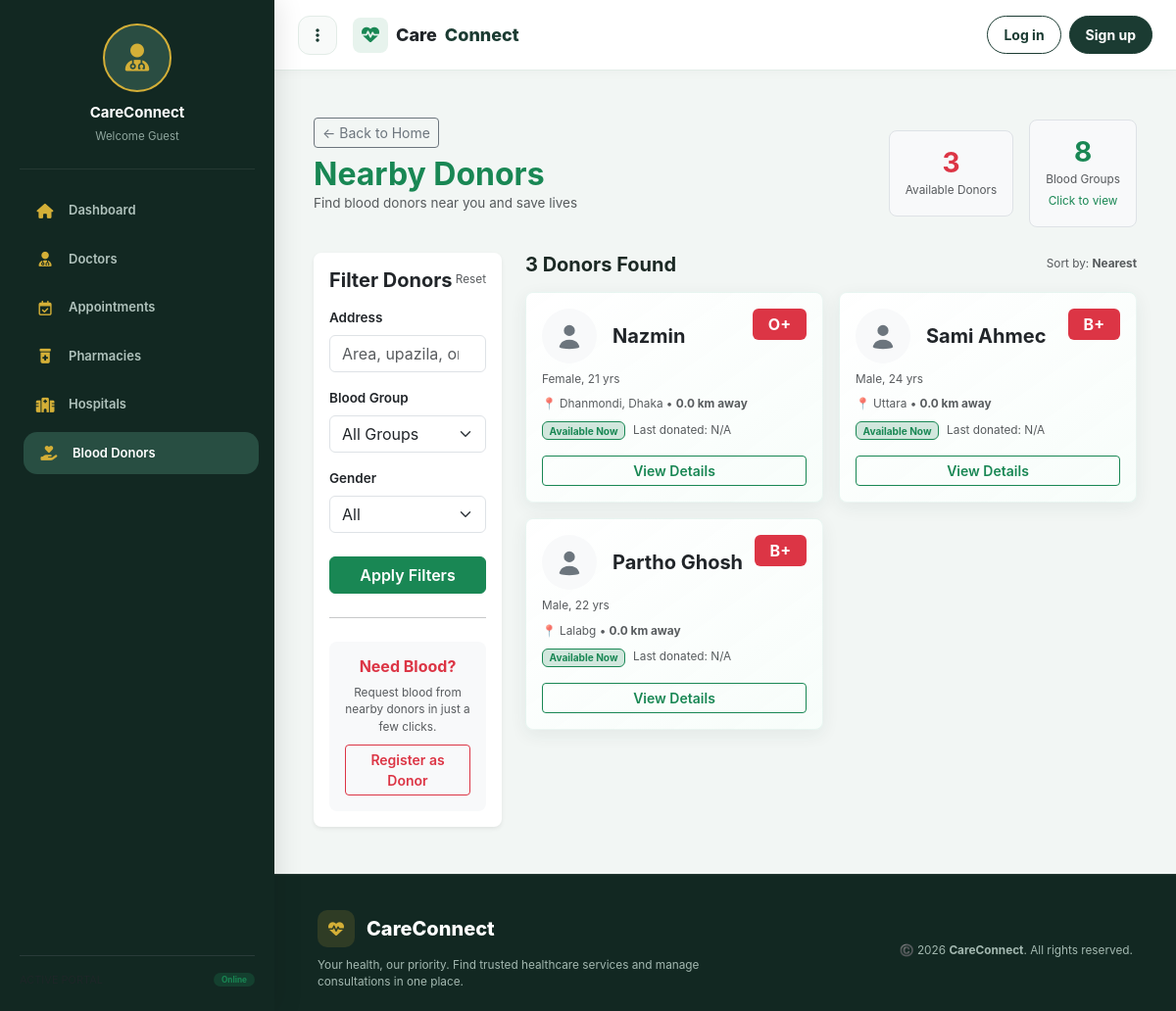
The page /donors/nearby/ on the database its author committed.
### donors/models.py (models this page shows, shortened)
class Donor(models.Model):
    GENDER_CHOICES = [
        ('Male', 'Male'),
        ('Female', 'Female'),
        ('Other', 'Other'),
    ]
    BLOOD_GROUP_CHOICES = [
        ('A+', 'A+'), ('A-', 'A-'),
        ('B+', 'B+'), ('B-', 'B-'),
        ('AB+', 'AB+'), ('AB-', 'AB-'),
        ('O+', 'O+'), ('O-', 'O-'),
    ]
    user = models.OneToOneField(User, on_delete=models.CASCADE, null=True, blank=True)
    full_name = models.CharField(max_length=100)
    profile_photo = models.ImageField(
        upload_to='donor_photos/',
        blank=True,
        null=True,
    )
    age = models.IntegerField(null=True, blank=True)
    gender = models.CharField(max_length=10, choices=GENDER_CHOICES)
    blood_group = models.CharField(max_length=5, choices=BLOOD_GROUP_CHOICES)
    email = models.EmailField(blank=True, null=True)
    phone_number = models.CharField(max_length=15)
    whatsapp_number = models.CharField(max_length=15, blank=True, null=True)
    about_me = models.TextField(blank=True, null=True)
    languages = models.CharField(max_length=200, blank=True, null=True)
    district = models.CharField(max_length=100)
    upazila = models.CharField(max_length=100, blank=True, null=True)
    area = models.CharField(max_length=100)
    occupation = models.CharField(max_length=100, blank=True, null=True)
    last_donated = models.DateField(null=True, blank=True)
    is_available = models.BooleanField(default=True)
    latitude = models.FloatField(default=23.7461)  # Default: Dhanmondi, Dhaka
    longitude = models.FloatField(default=90.3742)
    created_at = models.DateTimeField(auto_now_add=True)

### donors/views.py (the view)
# urls.py: path('nearby/', views.nearby_donors, name='nearby_donors'),
def nearby_donors(request):
    blood_group = request.GET.get('blood_group', '')
    gender = request.GET.get('gender', '')
    address = request.GET.get('address', '').strip()
    try:
        user_lat = float(request.GET.get('lat', 23.7461))
        user_lng = float(request.GET.get('lng', 90.3742))
        radius = float(request.GET.get('radius', 20050.0))
    except ValueError:
        user_lat, user_lng, radius = 23.7461, 90.3742, 10.0
    donors = Donor.objects.filter(is_available=True)
    available_donors_count = donors.count()
    if blood_group and blood_group != 'All Groups':
        donors = donors.filter(blood_group=blood_group)
    if gender and gender != 'All':
        donors = donors.filter(gender=gender)
    if address:
        donors = donors.filter(
            Q(area__icontains=address)
            | Q(upazila__icontains=address)
            | Q(district__icontains=address)
        )
    donor_list = []
    for donor in donors:
        dist = calculate_distance(user_lat, user_lng, donor.latitude, donor.longitude)
        if dist <= radius:
            donor.distance = round(dist, 1)
            donor_list.append(donor)
    donor_list.sort(key=lambda x: x.distance)
    context = {
        'donors': donor_list,
        'user_lat': user_lat,
        'user_lng': user_lng,
        'radius': radius,
        'total_donors': len(donor_list),
        'available_donors_count': available_donors_count,
        'selected_blood_group': blood_group,
        'selected_gender': gender,
        'selected_address': address,
    }
    return render(request, 'donors/nearby_donors.html', context)

### donors/views.py (called while the page is built)
def calculate_distance(lat1, lon1, lat2, lon2):
    R = 6371  # Earth radius in kilometers
    dlat = math.radians(lat2 - lat1)
    dlon = math.radians(lon2 - lon1)
    a = math.sin(dlat / 2) ** 2 + math.cos(math.radians(lat1)) * math.cos(math.radians(lat2)) * math.sin(dlon / 2) ** 2
    c = 2 * math.atan2(math.sqrt(a), math.sqrt(1 - a))
    return R * c

### templates/donors/nearby_donors.html (shortened to what this page needs)
{% extends 'base.html' %}
{% block content %}
<div class="container py-4 donor-page-shell">
    <div class="d-flex justify-content-between align-items-center mb-4">
        <div>
            <a href="{% url 'home' %}" class="btn btn-sm btn-outline-secondary mb-2">&larr; Back to Home</a>
            <h2 class="fw-bold text-success mb-0">Nearby Donors</h2>
            <p class="text-muted">Find blood donors near you and save lives</p>
        </div>
        <div class="d-flex align-items-center gap-3">
            <div class="bg-light p-3 rounded-3 text-center border">
                <h3 class="fw-bold mb-0 text-danger">{{ available_donors_count }}</h3>
                <small class="text-muted">Available Donors</small>
            </div>
            <details class="bg-light p-3 rounded-3 text-center border">
                <summary class="list-unstyled" style="cursor: pointer;">
                    <h3 class="fw-bold mb-0 text-success">8</h3>
                    <small class="text-muted">Blood Groups</small>
                    <small class="d-block text-success mt-1">Click to view</small>
                </summary>
            </details>
        </div>
    </div>
    <div class="row g-4">
        <div class="col-md-3">
            <div class="card p-3 border-0 shadow-sm rounded-3">
                <div class="d-flex justify-content-between align-items-center mb-3">
                    <h5 class="fw-bold mb-0">Filter Donors</h5>
                    <a href="{% url 'nearby_donors' %}" class="text-decoration-none text-muted small">Reset</a>
                </div>
                <form method="GET" action="{% url 'nearby_donors' %}">
                    <div class="mb-3">
                        <label class="form-label fw-semibold" for="address-filter">Address</label>
                        <input
                            type="search"
                            id="address-filter"
                            name="address"
                            class="form-control"
                            placeholder="Area, upazila, or district"
                            value="{{ selected_address }}"
                        >
                    </div>
                    <div class="mb-3">
                        <label class="form-label fw-semibold">Blood Group</label>
                        <select name="blood_group" class="form-select">
                            <option value="">All Groups</option>
                        </select>
                    </div>
                    <div class="mb-3">
                        <label class="form-label fw-semibold">Gender</label>
                        <select name="gender" class="form-select">
                            <option value="All">All</option>
                        </select>
                    </div>
                    <button type="submit" class="btn btn-success w-100 fw-semibold mt-2">Apply Filters</button>
                </form>
                <hr class="my-4">
                <div class="p-3 bg-light rounded-3 text-center">
                    <h6 class="fw-bold text-danger">Need Blood?</h6>
                    <p class="small text-muted mb-2">Request blood from nearby donors in just a few clicks.</p>
                    <a href="{% url 'register_donor' %}" class="btn btn-outline-danger btn-sm w-100 fw-semibold">Register as Donor</a>
                </div>
            </div>
        </div>
        <div class="col-md-9">
            <div class="d-flex justify-content-between align-items-center mb-3">
                <h5 class="fw-bold mb-0">{{ total_donors }} Donors Found</h5>
                <span class="text-muted small">Sort by: <strong>Nearest</strong></span>
            </div>
            <div class="row g-3">
                {% for donor in donors %}
                <div class="col-md-6">
                    <div class="card donor-card p-3 border-0 shadow-sm rounded-3 h-100" data-donor-card>
                        <div class="donor-card-content">
                        <div class="d-flex justify-content-between align-items-start mb-2">
                            <div class="d-flex align-items-center gap-3">
                                {% if donor.profile_photo %}
                                    <img
                                        src="{{ donor.profile_photo.url }}"
                                        alt="{{ donor.full_name }}'s profile photo"
                                        class="rounded-circle flex-shrink-0"
                                        style="width: 56px; height: 56px; object-fit: cover;"
                                    >
                                {% else %}
                                    <span class="rounded-circle bg-light text-secondary d-inline-flex align-items-center justify-content-center flex-shrink-0" style="width: 56px; height: 56px;" role="img" aria-label="No profile photo">
                                        <svg xmlns="http://www.w3.org/2000/svg" width="30" height="30" fill="currentColor" viewBox="0 0 16 16" aria-hidden="true">
                                            <path d="M8 8a3 3 0 1 0 0-6 3 3 0 0 0 0 6Zm5.5 6s-.5-4-5.5-4-5.5 4-5.5 4 .5 1 5.5 1 5.5-1 5.5-1Z"/>
                                        </svg>
                                    </span>
                                {% endif %}
                                <h5 class="fw-bold mb-0 text-dark">{{ donor.full_name }}</h5>
                            </div>
                            <span class="badge bg-danger fs-6 px-3 py-2">{{ donor.blood_group }}</span>
                        </div>
                        <small class="text-muted mb-2">{{ donor.gender }}, {{ donor.age|default:"N/A" }} yrs</small>
                        <p class="text-muted small mb-2">
                            📍 {{ donor.area }} • <strong>{{ donor.distance }} km away</strong>
                        </p>
                        <div class="d-flex align-items-center gap-2 mb-3">
                            {% if donor.is_available %}
                            <span class="badge bg-success-subtle text-success border border-success">Available Now</span>
                            {% else %}
                            <span class="badge bg-secondary-subtle text-secondary">Not Available</span>
                            {% endif %}
                            <small class="text-muted">Last donated: {{ donor.last_donated_date|default:"N/A" }}</small>
                        </div>
                        <a href="{% url 'donor_detail' donor.id %}" class="btn btn-outline-success btn-sm w-100 mt-auto fw-semibold donor-detail-link" data-detail-transition>View Details</a>
                        </div>
                    </div>
                </div>
                {% empty %}
                <div class="col-12 text-center py-5">
                    <h5 class="text-muted">No donors found matching your search criteria.</h5>
                    <a href="{% url 'register_donor' %}" class="btn btn-success mt-2">Be the first to register as a donor!</a>
                </div>
                {% endfor %}
            </div>
        </div>
    </div>
</div>
{% endblock %}

### templates/base.html (style rules this page uses)
:root { --cc-primary: #1b3b32; --cc-primary-dark: #122822; --cc-accent: #d4af37; --cc-soft-green: #284e42; --cc-bg: #f2f6f4; --cc-card: #ffffff; --cc-text: #1b2924; --cc-muted: #74827c; --cc-border: #e2ece7; }
body { margin: 0; background: var(--cc-bg); color: var(--cc-text); font-family: Inter, system-ui, -apple-system, "Segoe UI", sans-serif; font-size: 13.5px; overflow-x: hidden; }
a { text-decoration: none; }

### templates/donors/nearby_donors.html (style rules this page uses)
.donor-page-shell { transition: opacity .24s ease, transform .24s ease; }
.donor-card { position: relative; z-index: 0; overflow: hidden; border: 1px solid rgba(19, 138, 99, .08) !important; background: linear-gradient(145deg, rgba(255, 255, 255, .98), rgba(247, 253, 250, .94)); box-shadow: 0 5px 18px rgba(23, 63, 53, .07) !important; transition: transform .24s cubic-bezier(.2, .75, .25, 1), box-shadow .24s ease, border-color .24s ease, background .24s ease; }
.donor-card::before { position: absolute; inset: 0; z-index: -1; background: linear-gradient( 120deg, transparent 20%, rgba(255, 255, 255, .78) 48%, rgba(177, 244, 215, .18) 58%, transparent 82% ); content: ""; opacity: 0; pointer-events: none; transform: translateX(-65%); transition: opacity .2s ease, transform .55s ease; }
.donor-card .donor-card-content { position: relative; z-index: 1; display: flex; flex: 1; flex-direction: column; }
.donor-detail-link { transition: color .18s ease, background-color .18s ease, transform .18s ease; }

### rows shown on the page
Donor: full_name "Nazmin", blood_group "O+", gender "Female", age "21", area "Dhanmondi, Dhaka", distance "0.0", is_available "Available Now", last_donated_date "N/A"
Donor: full_name "Sami Ahmec", blood_group "B+", gender "Male", age "24", area "Uttara", distance "0.0", is_available "Available Now", last_donated_date "N/A"
Donor: full_name "Partho Ghosh", blood_group "B+", gender "Male", age "22", area "Lalabg", distance "0.0", is_available "Available Now", last_donated_date "N/A"

### other values the page prints
{{ available_donors_count }} "3"
{{ total_donors }} "3"
